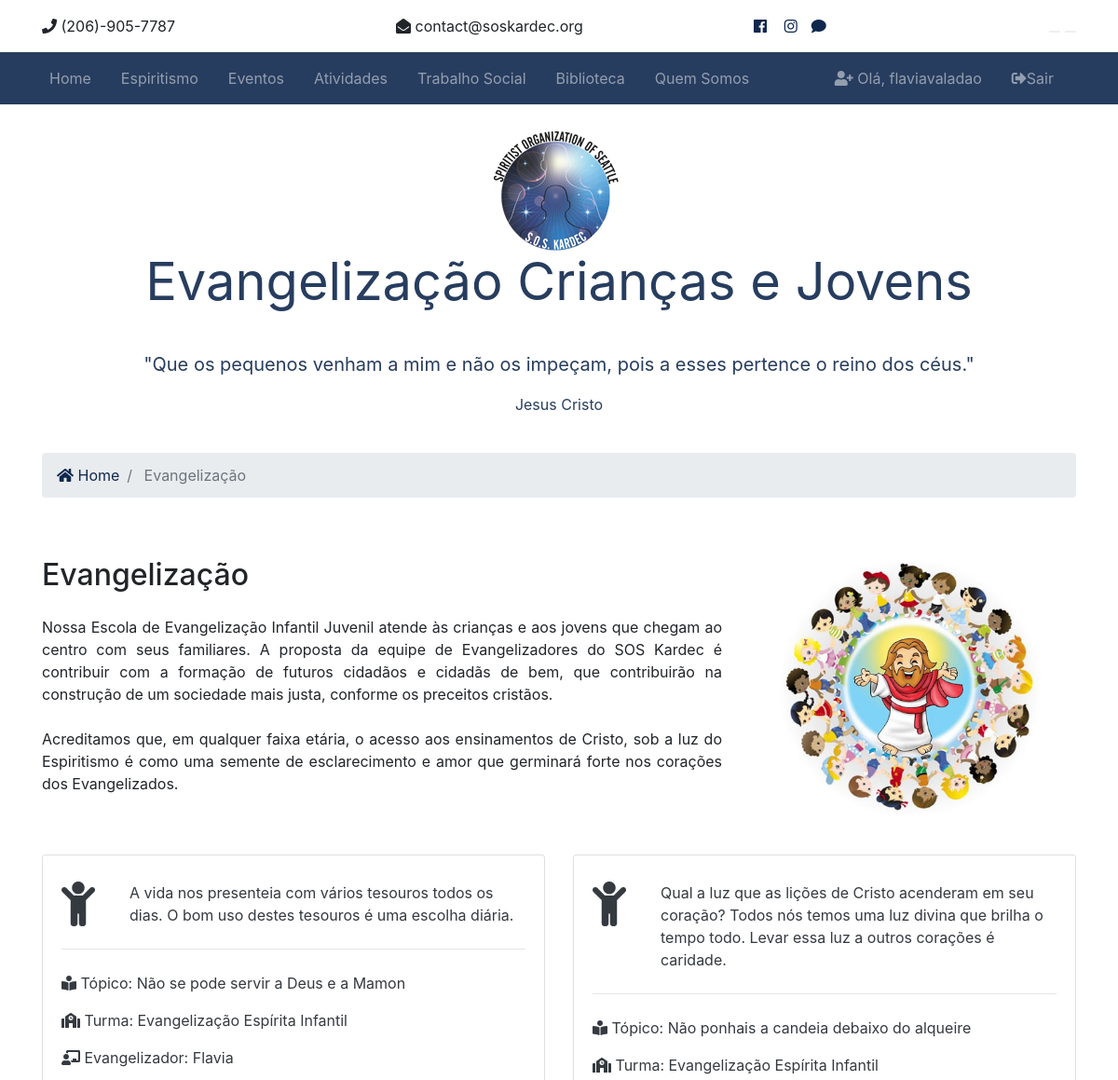
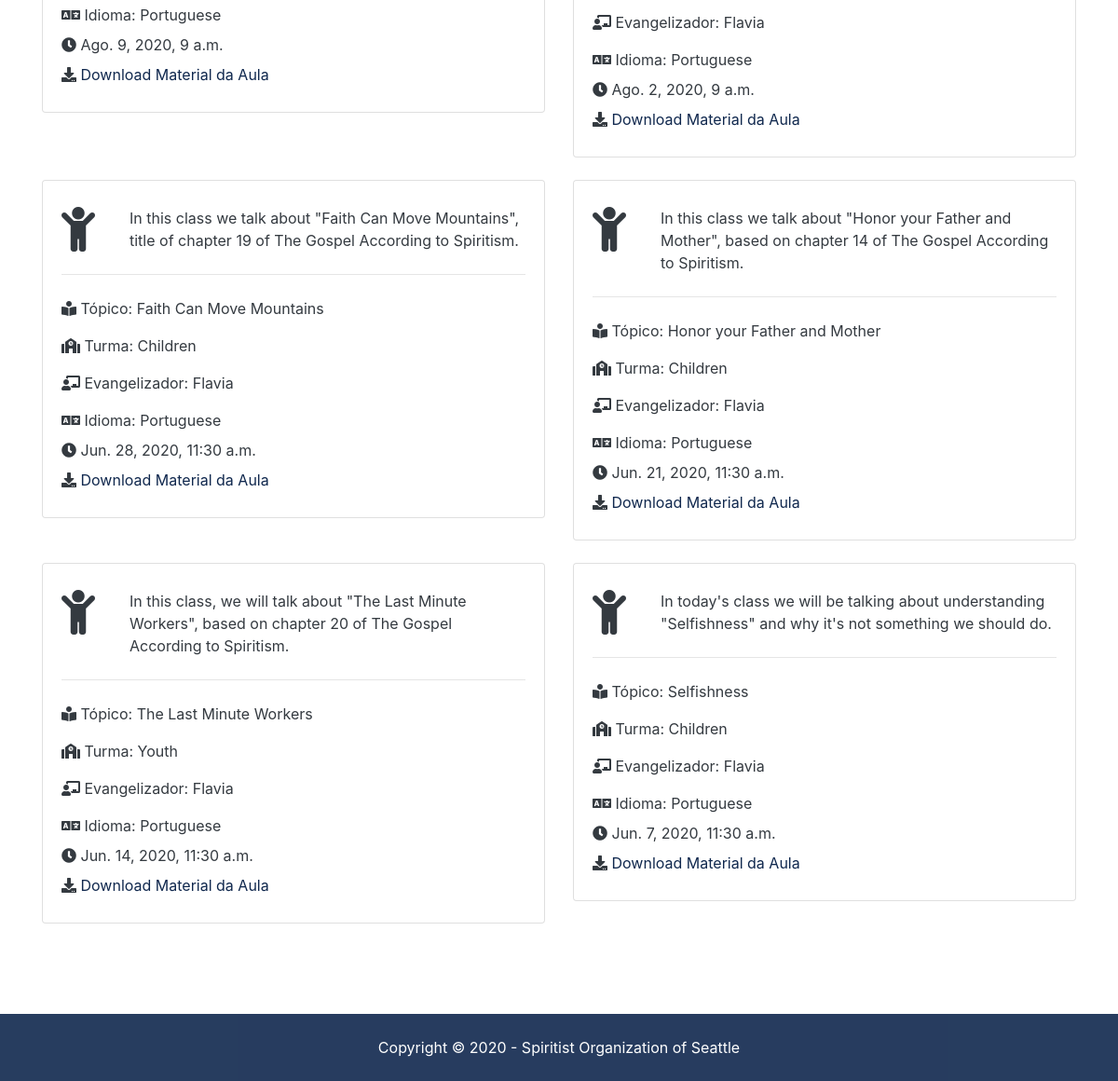
The page /evangelizacao (signed in) on the database its author committed (2 pictures, top to bottom).
### evangelizacao/models.py (models this page shows, shortened)
class Evangelizacao(models.Model):
    volunteer = models.ForeignKey(Voluntario, on_delete=models.DO_NOTHING)
    title = models.CharField(max_length=200)
    language = models.CharField(max_length=200, default="Portuguese")
    description = models.TextField(blank=True)
    class_date = models.DateTimeField(blank=True)
    class_type = models.CharField(max_length=200)
    is_published = models.BooleanField(default=True)
    doc_file = models.FileField(upload_to="uploads/evangelizacao/%Y_%m_%d/", validators=[validate_file_extension])

### voluntarios/models.py (models this page shows)
class Voluntario(models.Model):
    name = models.CharField(max_length=200)
    photo = models.ImageField(upload_to='photos/%Y/%m/%d/', blank=True)
    description = models.TextField(blank=True)
    phone = models.CharField(max_length=20)
    email = models.CharField(max_length=50)
    join_date = models.DateTimeField(default=datetime.now)
    def __str__(self):
        return self.name

### pages/views.py (the view)
# urls.py: path('evangelizacao', views.evangelizacao, name='evangelizacao'),
def evangelizacao(request):
    evangelizacao = Evangelizacao.objects.order_by('-class_date').filter(is_published=True)
    context = {
        'evangelizacao': evangelizacao
    }
    return render(request, 'evangelizacao/evangelizacao.html', context)

### templates/evangelizacao/evangelizacao.html (shortened to what this page needs)
{% extends 'base.html' %}
{% load static %}
{% load i18n %}
{% load humanize %}
{% block content %}
<section id="showcase-inner" class="py-4 text-primary">
    <div class="container">
      <div class="row text-center">
        <div class="col-md-12">
          <img src="{% static 'img/sos_logo.png' %}" class="main-logo">
          <h1 class="display-4"> {% trans "Evangelização Crianças e Jovens" %}</h1>
          <p class="lead">"{% blocktrans %}Que os pequenos venham a mim e não os impeçam, pois a esses pertence o reino dos céus.{% endblocktrans %}"</p>
          {% trans "Jesus Cristo" %}
          </div>
      </div>
    </div>
  </section>
  <section id="bc" class="mt-3">
    <div class="container">
      <nav aria-label="breadcrumb">
        <ol class="breadcrumb">
          <li class="breadcrumb-item">
            <a href="{% url 'index' %}">
              <i class="fas fa-home"></i> Home</a>
          </li>
          <li class="breadcrumb-item active"> {% trans "Evangelização" %} </li>
        </ol>
      </nav>
    </div>
  </section>
<section id="listings" class="py-5">
  <div class="container">
      <div class="row">
        <div class="col-md-8">
          <div class="flex-container">
            <h2> {% trans "Evangelização" %} </h2>
            <p class="mt-4">.
            <br><br>.
            <br><br></p>
          </div>
        </div>
        <div class="col-md-4">
          <img class="rounded mx-auto d-flex" src="{% static 'img/evang_img_2.jpg' %}" width="350px" height="282px">
        </div>
      </div>
      <div class="row py-4">
        {% if evangelizacao %}
          {% for evang in evangelizacao %}
            <div class="col-md-6 col-lg-6 mb-4">
              <div class="card listing-preview">
                  <div class="card-body">
                    <div class="row py-2 text-dark">
                      <div class="col-12">
                        <div class="row">
                          <div class="col-2 pr-0">
                            <i class="fas fa-child fa-3x"></i>
                          </div>
                          <div id="evang-child-symbol" class="col-10 pl-0">
                            {{ evang.description }}
                          </div>
                        </div>
                      </div>
                    </div>
                    <hr>
                    <div class="row py-2 text-dark">
                      <div class="col-12">
                        <i class="fas fa-book-reader "></i> {% trans "Tópico" %}: {{ evang.title }}</div>
                    </div>
                    <div class="row py-2 text-dark">
                      <div class="col-12">
                        <i class="fas fa-school"></i> {% trans "Turma" %}: {{ evang.class_type }}</div>
                    </div>
                    <div class="row py-2 text-dark">
                      <div class="col-12">
                        <i class="fas fa-chalkboard-teacher"></i> {% trans "Evangelizador" %}: {{ evang.volunteer }}</div>
                    </div>
                    <div class="row py-2 text-dark">
                      <div class="col-12">
                        <i class="fas fa-language"></i> {% trans "Idioma" %}: {{ evang.language }}</div>
                    </div>
                    <div class="row text-dark pb-2">
                      <div class="col-12">
                        <i class="fas fa-clock"></i> {{ evang.class_date }} </div>
                    </div>
                    <div class="row text-dark pb-2">
                      <div class="col-12">
                        <i class="fas fa-download"></i><a href="{{ evang.doc_file.url }}"> {% trans "Download Material da Aula" %}</a>
                      </div>
                    </div>
                  </div>
              </div>
            </div>
          {% endfor %}
        {% else %}
        <div class="col-md-12">
          <p><h3>{% trans "Nenhuma programacao encontrada no banco de dados" %}.</h3></p>
        </div>
      {% endif %}
      </div>
      <div class="row">
        <div class="col-md-12">
        </div>
      </div>
    </div>
  </section>
{% endblock %}

### templates/partials/_navbar.html (shortened to what this page needs)
  {% load static %}
  {% load i18n %}
  <nav class="navbar navbar-expand-lg navbar-dark bg-primary sticky-top">
    <div class="container">
      <div class="collapse navbar-collapse" id="navbarNavAltMarkup">
        <ul class="navbar-nav">
          <li
            {% if '/' == request.path %}
              class="nav-item active mr-3"
            {% else %}
              class="nav-item mr-3"
            {% endif %}
          >
            <a class="nav-link" href="{% url 'index' %}">Home</a>
          </li>
          <li
            {% if 'espiritismo' in request.path %}
              class="nav-item active mr-3"
            {% else %}
              class="nav-item mr-3"
            {% endif %}
          >
            <a class="nav-link" href="{% url 'espiritismo' %}">{% trans "Espiritismo" %}</a>
          </li>
          <li
            {% if 'eventos' in request.path %}
              class="nav-item active mr-3"
            {% else %}
              class="nav-item mr-3"
            {% endif %}
          >
            <a class="nav-link" href="{% url 'eventos' %}">{% trans "Eventos" %}</a>
          </li>
          <li
          {% if 'atividades' in request.path %}
            class="nav-item active mr-3"
          {% else %}
            class="nav-item mr-3"
          {% endif %}
          >
            <a class="nav-link" href="{% url 'atividades' %}">{% trans "Atividades" %} </a>
          </li>
          <li
            {% if 'assistencial' in request.path %}
              class="nav-item active mr-3"
            {% else %}
              class="nav-item mr-3"
            {% endif %}
          >
            <a class="nav-link" href="{% url 'assistencial' %}">{% trans "Trabalho Social" %}</a>
          </li>
          <li
          {% if 'library' in request.path %}
            class="nav-item active mr-3"
          {% else %}
            class="nav-item mr-3"
          {% endif %}
        >
          <a class="nav-link" href="{% url 'library' %}">{% trans "Biblioteca" %}</a>
        </li>
          <li
            {% if 'sobre' in request.path %}
              class="nav-item active mr-3"
            {% else %}
              class="nav-item mr-3"
            {% endif %}
          >
            <a class="nav-link" href="{% url 'sobre' %}">{% trans "Quem Somos" %}</a>
          </li>
        </ul>
        <ul class="navbar-nav ml-auto">
          {% if user.is_authenticated %}
            <li
              {% if 'painel_usuario' in request.path %}
                class="nav-item active mr-3"
              {% else %}
                class="nav-item mr-3"
              {% endif %}
            >
            <a class="nav-link" href="{% url 'painel_usuario' %}">
              <i class="fas fa-user-plus"></i> {% trans "Olá" %}, {{ user.username }}</a>
          </li>
          <li class="nav-item mr-3">
            <a href="javascript:{document.getElementById('logout').submit()}" class="nav-link"><i class="fas fa-sign-out-alt"> </i>{% trans "Sair" %}</a>
          </li>
          {% endif %}
        </ul>
      </div>
    </div>
  </nav>

### soskardec/static/css/all.css (style rules this page uses)
.fa, .fas, .far, .fal, .fab { -moz-osx-font-smoothing: grayscale; -webkit-font-smoothing: antialiased; display: inline-block; font-style: normal; font-variant: normal; text-rendering: auto; line-height: 1; }
.fa-3x { font-size: 3em; }
.fa-book-reader:before { content: "\f5da"; }
.fa-chalkboard-teacher:before { content: "\f51c"; }
.fa-child:before { content: "\f1ae"; }
.fa-clock:before { content: "\f017"; }
.fa-download:before { content: "\f019"; }
.fa-home:before { content: "\f015"; }
.fa-language:before { content: "\f1ab"; }
.fa-school:before { content: "\f549"; }
.fa-sign-out-alt:before { content: "\f2f5"; }
.fa-user-plus:before { content: "\f234"; }
.fa, .fas { font-family: 'Font Awesome 5 Free'; font-weight: 900; }

### soskardec/static/css/style.css (style rules this page uses)
.navbar { opacity: 0.9; font-size: medium; }
#showcase-inner { position: relative; overflow: hidden; min-height: 200px; }
#showcase-inner::before { content: ''; position: absolute; top: 0; left: 0; min-height: 100%; width: 100%; background: url(../img/bluesky_img_1.jpg) no-repeat top center fixed; background-size: cover; }
.listing-preview a { position: relative; }

### rows shown on the page
Evangelizacao: description "A vida nos presenteia com vários tesouros todos os dias. O bom uso destes tesouros é uma escolha diária.", title "Não se pode servir a Deus e a Mamon", class_type "Evangelização Espírita Infantil", volunteer "Flavia", language "Portuguese", class_date "Ago. 9, 2020, 9 a.m."
Evangelizacao: description "Qual a luz que as lições de Cristo acenderam em seu coração? Todos nós temos uma luz divina que brilha o tempo todo. Levar essa luz a outros corações é caridade.", title "Não ponhais a candeia debaixo do alqueire", class_type "Evangelização Espírita Infantil", volunteer "Flavia", language "Portuguese", class_date "Ago. 2, 2020, 9 a.m."
Evangelizacao: description "In this class we talk about \"Faith Can Move Mountains\", title of chapter 19 of The Gospel According to Spiritism.", title "Faith Can Move Mountains", class_type "Children", volunteer "Flavia", language "Portuguese", class_date "Jun. 28, 2020, 11:30 a.m."
Evangelizacao: description "In this class we talk about \"Honor your Father and Mother\", based on chapter 14 of The Gospel According to Spiritism.", title "Honor your Father and Mother", class_type "Children", volunteer "Flavia", language "Portuguese", class_date "Jun. 21, 2020, 11:30 a.m."
Evangelizacao: description "In this class, we will talk about \"The Last Minute Workers\", based on chapter 20 of The Gospel According to Spiritism.", title "The Last Minute Workers", class_type "Youth", volunteer "Flavia", language "Portuguese", class_date "Jun. 14, 2020, 11:30 a.m."
Evangelizacao: description "In today's class we will be talking about understanding \"Selfishness\" and why it's not something we should do.", title "Selfishness", class_type "Children", volunteer "Flavia", language "Portuguese", class_date "Jun. 7, 2020, 11:30 a.m."

### other values the page prints
{{ user.username }} "flaviavaladao"
